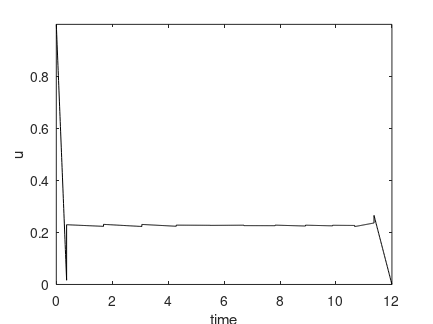
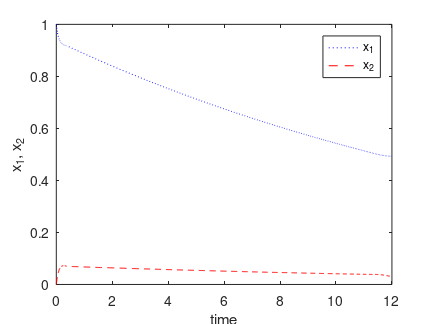

MATLAB code to generate these figures, in order:
load optimprofiles tplot uplot xplot

% ploting
%..........................................................................
plot(tplot,uplot,'k')
title('')
xlabel('time')
ylabel('u')
axis tight 
set(1,'PaperUnits','centimeters')
set(1,'PaperPosition',[3 10 11 8.25])

print -depsc u_5212a.eps
pause

plot(tplot,xplot(:,1),'b:',tplot,xplot(:,2),'r--')
title('')
xlabel('time')
ylabel('x_1, x_2')
legend('x_1','x_2','Location','northeast')
axis tight 
set(1,'PaperUnits','centimeters')
set(1,'PaperPosition',[3 10 11 8.25])

print -depsc x12_5212a.eps
pause
close
%..........................................................................